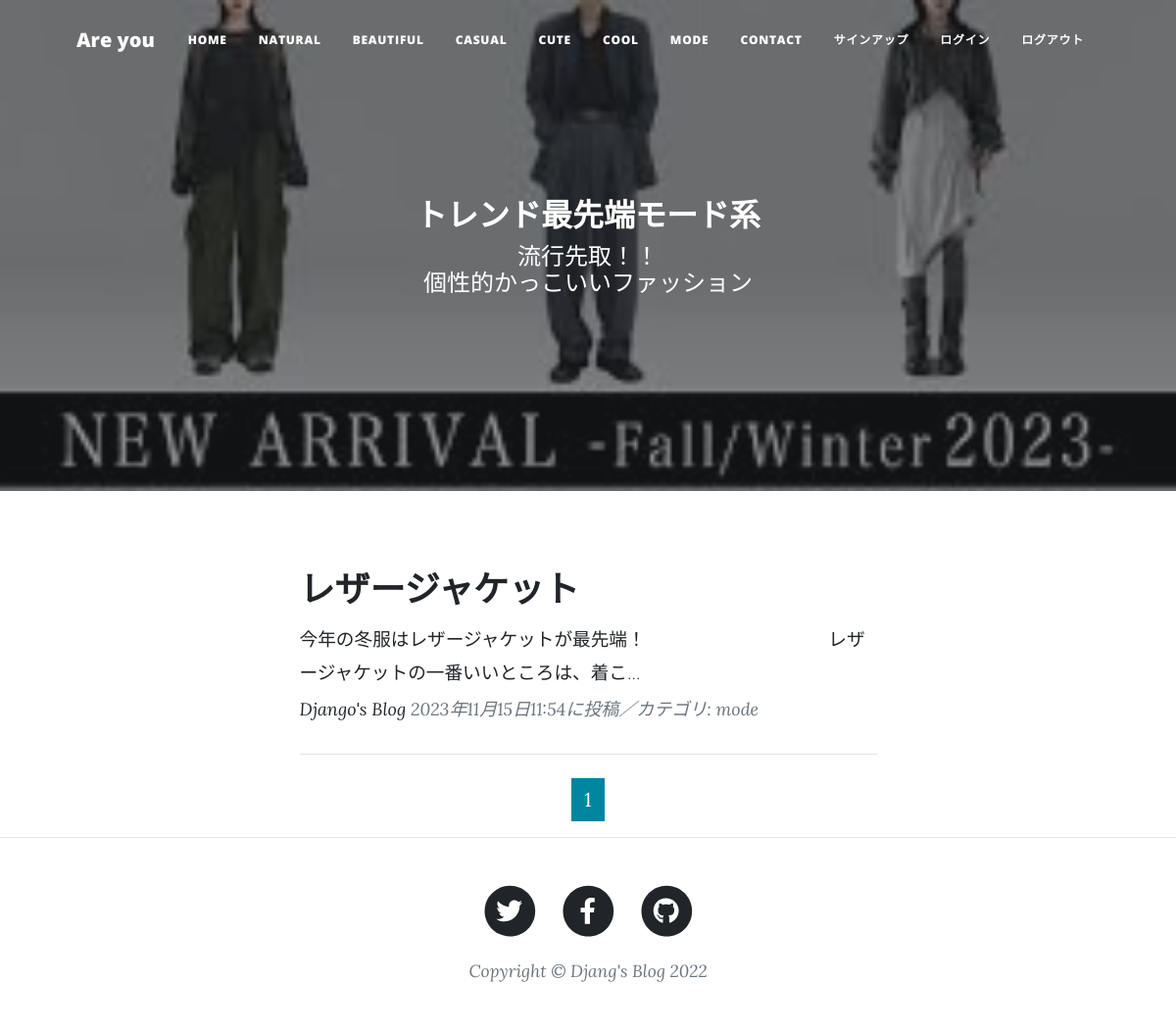
Screenshot of /mode-list/ with the database file from the repository.
### blogapp/models.py (models this page shows, shortened)
class BlogPost(models.Model):
    CATEGORY = (('natural','ナチュラル'),
                ('beautiful','きれいめ'),
                ('casual','カジュアル'),
                ('cute', '可愛い系'),
                ('cool', 'クール系'),
                ('mode', 'モード系'),)
    title = models.CharField(
        verbose_name='タイトル', # フィールドのタイトル
        max_length=200        # 最大文字数は200
        )
    content = models.TextField(
        verbose_name='本文'   # フィールドのタイトル
        )
    posted_at = models.DateTimeField(
        verbose_name='投稿日時', # フィールドのタイトル
        auto_now_add=True       # 日時を自動追加
        )
    category = models.CharField(
        verbose_name='カテゴリ', # フィールドのタイトル
        max_length=50,        # 最大文字数は50
        choices=CATEGORY # categoryフィールドにはCATEGORYの要素のみを登録
        )

### blogapp/views.py (the view)
class ModeView(ListView):
    template_name ='mode_list.html'
    model = BlogPost
    context_object_name = 'mode_records'
    queryset = BlogPost.objects.filter(
        category='mode').order_by('-posted_at')
    paginate_by = 2

### blogapp/templates/mode_list.html (shortened to what this page needs)
{% extends 'base.html' %}
{% load static %}
        {% block header %}
        <header class="masthead"
                style="background-image: url({% static 'assets/img/mode.jpg' %})">
            <div class="container position-relative px-4 px-lg-5">
                <div class="row gx-4 gx-lg-5 justify-content-center">
                    <div class="col-md-10 col-lg-8 col-xl-7">
                        <div class="site-heading">
                            <h2>トレンド最先端モード系</h2>
                            <span class="subheading">
                                流行先取！！<br>個性的かっこいいファッション</span>
                        </div>
                    </div>
                </div>
            </div>
        </header>
        {% endblock %}
        {% block contents %}
        <div class="container px-4 px-lg-5">
            <div class="row gx-4 gx-lg-5 justify-content-center">
                <div class="col-md-10 col-lg-8 col-xl-7">
                    {% for record in mode_records %}
                    <div class="post-preview">
                        <a href="{% url 'blogapp:blog_detail' record.pk %}">
                            <h2 class="post-title">
                                {{record.title}}</h2>
                            <h3 class="post-subtitle">
                                <span style="font-size : 14pt">
                                    {{record.content|truncatechars:50}}
                                </span>
                            </h3>
                        </a>
                        <p class="post-meta">
                            <a href="#">Django's Blog</a>
                            {{record.posted_at}}に投稿／カテゴリ:
                            {{record.category}}</p>
                    </div>
                    <hr class="my-4" />
                    {% endfor %}
                    {% include "pagination.html" %}
                </div>
            </div>
        </div>
        {% endblock %}

### rows the page displays
BlogPost: title "レザージャケット", content "今年の冬服はレザージャケットが最先端！ レザージャケットの一番いいところは、着こ…", posted_at "2023年11月15日11:54", category "mode"

### other values shown
{{ num }} "1"
